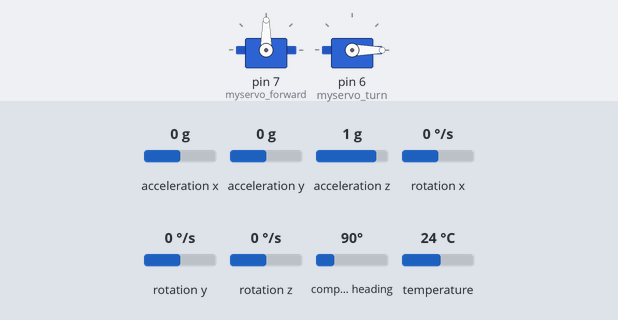
Simulated run of this sketch. Board: Arduino Uno, built with avr-gcc and run on an emulated ATmega328P. On the bench: 2 × servo. The inputs (shaded band) are chosen by the test bench; at power-on: acceleration x 0 g, acceleration y 0 g, acceleration z 1 g, rotation x 0 °/s, rotation y 0 °/s, rotation z 0 °/s, compass heading 90°, temperature 24 °C. What the sketch prints to the serial monitor is not drawn.

Above: at 2.2 s.
2.3 s: acceleration x set to -1.4 g
At 3.7 s:
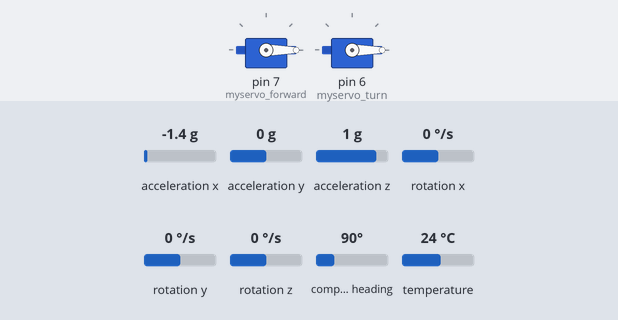
4.0 s: acceleration x set to 0.8 g
At 4.5 s:
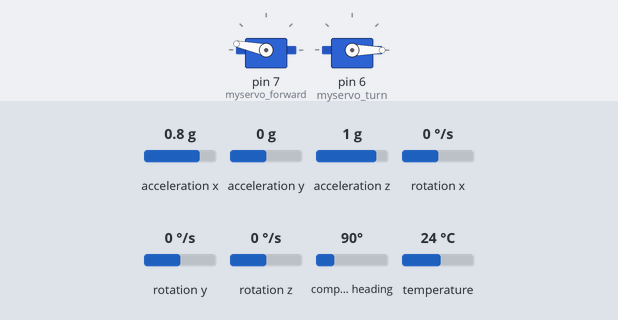
5.6 s: acceleration x set to 1.4 g
At 7.0 s:
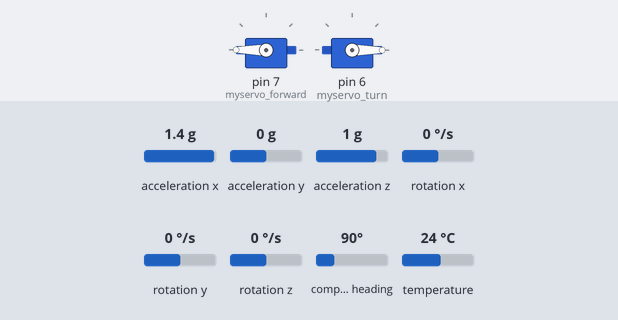
Timing chart, 0 to 8.6 s (numbered marks = the images above; inputs shaded):
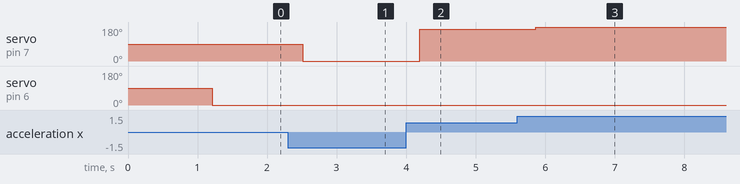

The sketch:

balancer.ino
```cpp
#include <Wire.h>
#include <Servo.h>

#include <Adafruit_Sensor.h>
#include <Adafruit_BNO055.h>
#include <utility/imumaths.h>
#include <BasicLinearAlgebra.h>

// Set the delay between fresh samples
#define BNO055_SAMPLERATE_DELAY_MS (20)
#define DISPLAY_VALUES 1

// Servo controller
Servo myservo_forward;
Servo myservo_turn;

Adafruit_BNO055 bno = Adafruit_BNO055();

void setup(void)
{
  Serial.begin(9600);
  Serial.println("Orientation Sensor Raw Data Test"); Serial.println("");

  // Initialise the sensor
  if (!bno.begin())
  {
    // There was a problem detecting the BNO055 ... check your connections
    Serial.print("Ooops, no BNO055 detected ... Check your wiring or I2C ADDR!");
    while (1);
  }

  myservo_forward.attach(7);
  myservo_turn.attach(6);

  delay(1000);

  // Display the current temperature
  int8_t temp = bno.getTemp();
  Serial.print("Current Temperature: ");
  Serial.print(temp);
  Serial.println(" C");
  Serial.println("");

  bno.setExtCrystalUse(true);

  Serial.println("Calibration status values: 0=uncalibrated, 3=fully calibrated");
}

void loop(void)
{
  // Possible vector values can be:
  // - VECTOR_ACCELEROMETER - m/s^2
  // - VECTOR_MAGNETOMETER  - uT
  // - VECTOR_GYROSCOPE     - rad/s
  // - VECTOR_EULER         - degrees
  // - VECTOR_LINEARACCEL   - m/s^2
  // - VECTOR_GRAVITY       - m/s^2

  imu::Vector<3> gyro = bno.getVector(Adafruit_BNO055::VECTOR_GYROSCOPE);
  imu::Vector<3> accel = bno.getVector(Adafruit_BNO055::VECTOR_LINEARACCEL);
  imu::Vector<3> grav = bno.getVector(Adafruit_BNO055::VECTOR_GRAVITY);

  // Quaternion data
  imu::Quaternion quat = bno.getQuat();

  if (DISPLAY_VALUES) {
    // Display the floating point data
    Serial.print("GYRO ");
    Serial.print("X: ");
    Serial.print(gyro.x());
    Serial.print(" Y: ");
    Serial.print(gyro.y());
    Serial.print(" Z: ");
    Serial.print(gyro.z());
    Serial.print("\t\t");

    Serial.print("ACCEL ");
    Serial.print("X: ");
    Serial.print(accel.x());
    Serial.print(" Y: ");
    Serial.print(accel.y());
    Serial.print(" Z: ");
    Serial.print(accel.z());
    Serial.print("\t\t");

    Serial.print("GRAV ");
    Serial.print("X: ");
    Serial.print(grav.x());
    Serial.print(" Y: ");
    Serial.print(grav.y());
    Serial.print(" Z: ");
    Serial.print(grav.z());
    Serial.print("\t\t");

    Serial.print("qW: ");
    Serial.print(quat.w(), 4);
    Serial.print(" qX: ");
    Serial.print(quat.y(), 4);
    Serial.print(" qY: ");
    Serial.print(quat.x(), 4);
    Serial.print(" qZ: ");
    Serial.print(quat.z(), 4);
    Serial.print("\t\t");

    //  Display calibration status for each sensor.
    uint8_t system, gyro, accel, mag = 0;
    bno.getCalibration(&system, &gyro, &accel, &mag);
    Serial.print("CALIBRATION: Sys=");
    Serial.print(system, DEC);
    Serial.print(" Gyro=");
    Serial.print(gyro, DEC);
    Serial.print(" Accel=");
    Serial.print(accel, DEC);
    Serial.print(" Mag=");
    Serial.print(mag, DEC);
    Serial.println();
  }

  // acceleration vector
  Matrix<3, 1> acceleration;
  acceleration(0) = accel.x();
  acceleration(1) = accel.y();
  acceleration(2) = accel.z();

  // angular rate matrix
  Matrix<3, 3> gyro_w;
  gyro_w.Fill(0);
  // W_z
  gyro_w(1, 0) = gyro.z();
  gyro_w(0, 1) = -gyro.z();
  // W_x
  gyro_w(2, 0) = -gyro.y();
  gyro_w(0, 2) = gyro.y();
  // W_y
  gyro_w(1, 2) = gyro.x();
  gyro_w(2, 1) = -gyro.x();

  double forward_command = 0, turn_command = 0;

  ////// BALANCING CODE HERE ///////

  forward_command = 90 + grav.x()*10;

  // calculate balance control
  myservo_forward.write(forward_command);
  myservo_turn.write(turn_command);


  delay(BNO055_SAMPLERATE_DELAY_MS);
}
```

Measured:
- after the input at 2.3 s, servo on pin 7 (myservo_forward): 90° → 0° after 0.21 s
- after the input at 4.0 s, servo on pin 7 (myservo_forward): 0° → 168° after 0.19 s
- after the input at 5.6 s, servo on pin 7 (myservo_forward): 168° → 180° after 0.26 s
